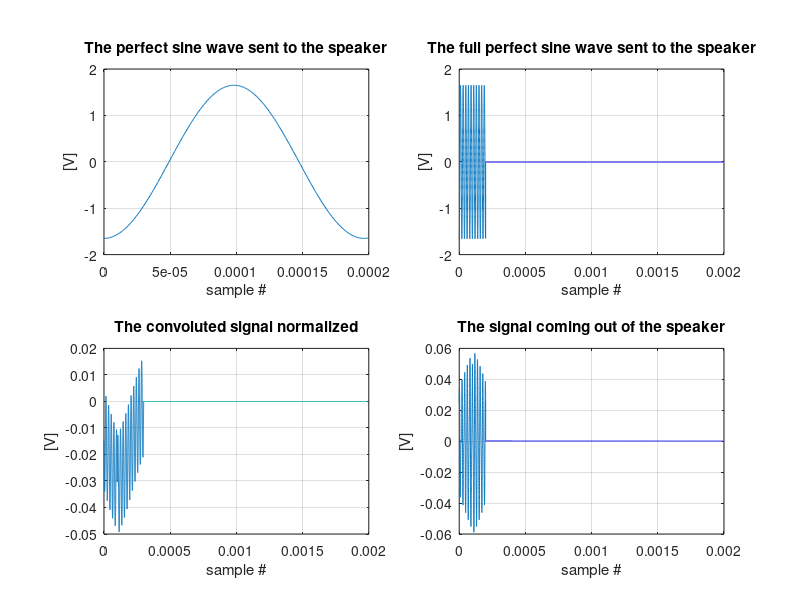
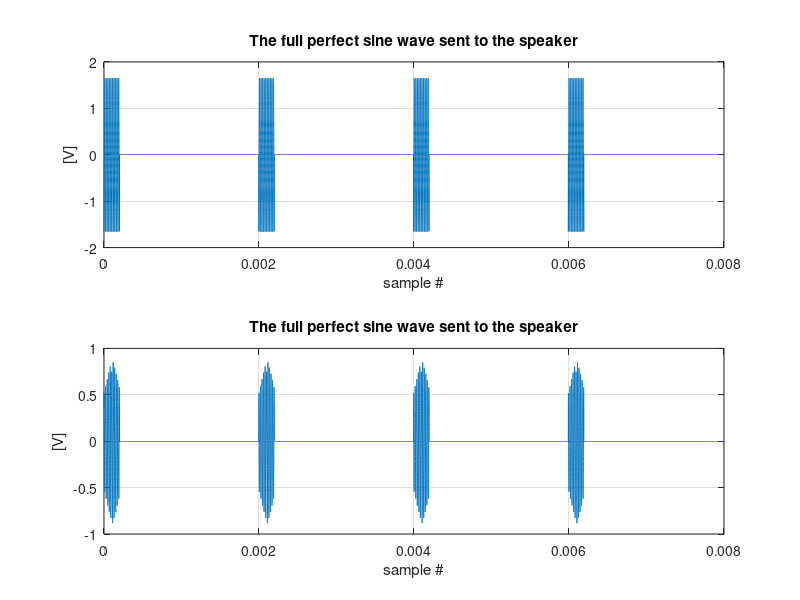

MATLAB code for these plots, in order:
close all;
clear;
signal_perfect_hex = ["0x0000","0x000A","0x0027","0x0058","0x009C","0x00F2","0x0159","0x01D1","0x0258","0x02ED","0x038E","0x043A","0x04F0","0x05AD","0x0670","0x0737",...
"0x0800","0x08C8","0x098F","0x0A52","0x0B0F","0x0BC5","0x0C71","0x0D12","0x0DA7","0x0E2E","0x0EA6","0x0F0D","0x0F63","0x0FA7","0x0FD8","0x0FF5",...
"0x0FFF","0x0FF5","0x0FD8","0x0FA7","0x0F63","0x0F0D","0x0EA6","0x0E2E","0x0DA7","0x0D12","0x0C71","0x0BC5","0x0B0F","0x0A52","0x098F","0x08C8",...
"0x0800","0x0737","0x0670","0x05AD","0x04F0","0x043A","0x038E","0x02ED","0x0258","0x01D1","0x0159","0x00F2","0x009C","0x0058","0x0027","0x000A"];

Fs = 64*32000;
t = 0:1/Fs:0.2e-3;
signal_perfect = (3.3/2) * sin(32e3*t-pi/2);

figure;
set(gcf, 'Position', get(0, 'Screensize'));
subplot(2,2,1);
plot(t, signal_perfect);
title("The perfect sine wave sent to the speaker");
grid on;
ylabel("[V]")
xlabel("sample #")

dac_cycle_num = 10;

signal_full = zeros(1, 10*4100);
signal_filtered = zeros(1, 10*4100);
signal_full(1:4100) = repmat(signal_perfect, 1, dac_cycle_num);
signal_full = signal_full;

tnew = linspace(0, dac_cycle_num*t(end), size(signal_full, 2));

subplot(2,2,2);
plot(tnew, signal_full);
title("The full perfect sine wave sent to the speaker");
grid on;
ylabel("[V]")
xlabel("sample #")


% parameters
sigma = 2050; % standard deviation
filter_size = 4100; % in samples

% create gaussian kernel
gaussian_kernel = fspecial("gaussian", [1, filter_size], sigma);

% normalize the kernel
gaussian_kernel = gaussian_kernel / sum(gaussian_kernel);


% apply to the signal using convolution
signal_filtered = conv(signal_full, gaussian_kernel, "same");
%signal_filtered = (signal_filtered) / (max(signal_filtered) - min(signal_filtered));

subplot(2,2,3);
plot(tnew, signal_filtered);
title("The convoluted signal normalized");
grid on;
ylabel("[V]")
xlabel("sample #")

signal_filtered = signal_filtered .* signal_full;

% multiply
%signal_filtered(1:4100) = signal_filtered(1:4100) .* signal_full(1:4100);

subplot(2,2,4);
plot(tnew, signal_filtered);
title("The signal coming out of the speaker");
grid on;
ylabel("[V]")
xlabel("sample #")

signal_repeated = repmat(signal_full, 1, 4);
subplot(2,2,2);
tnew_new = linspace(0, 4*tnew(end), size(signal_repeated, 2));

figure
subplot(2,1,1)
plot(tnew_new, signal_repeated);
title("The full perfect sine wave sent to the speaker");
grid on;
ylabel("[V]")
xlabel("sample #")

signal_filtered_repeated = conv(signal_repeated, gaussian_kernel, "same");
signal_filtered_repeated =(signal_filtered_repeated) / (max(signal_filtered_repeated) - min(signal_filtered_repeated));
signal_filtered_repeated = signal_filtered_repeated .* signal_repeated;

subplot(2,1,2)
plot(tnew_new, signal_filtered_repeated);
title("The full perfect sine wave sent to the speaker");
grid on;
ylabel("[V]")
xlabel("sample #")